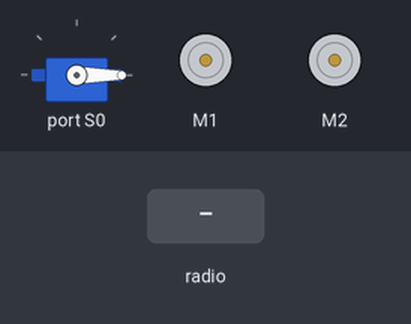
A program run on a simulated BBC micro:bit (MakeCode). Shown: servo, 2 × DC motor (green arrow = forward, orange = backward, longer = faster). The test bench sets the inputs (shaded band).

Above: at 1.2 s.
1.3 s: radio message "1" arrives
At 3.76 s:
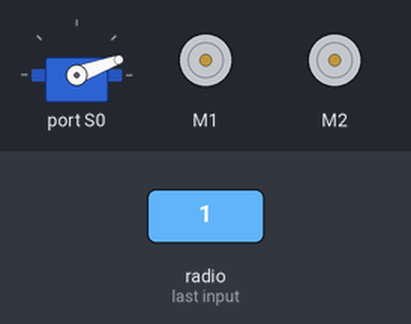
4.3 s: radio message "0" arrives
At 5.4 s:
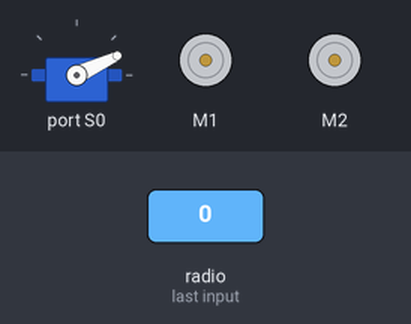
5.8 s: radio message "5" arrives
At 6.2 s:
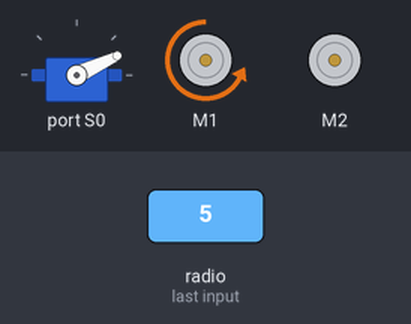
7.3 s: radio message "1" arrives
At 10.1 s:
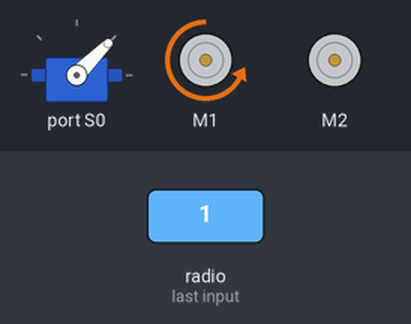
10.3 s: radio message "0" arrives
At 11.0 s:
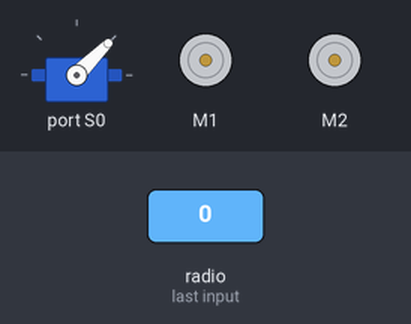
Timing chart, 0 to 12.8 s (numbered marks = the images above; inputs shaded):
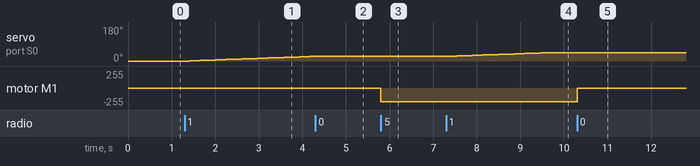

The program:

main.ts
```typescript
radio.onReceivedNumber(function (receivedNumber) {
    I = receivedNumber
})
let v = 0
let I = 0
radio.setGroup(0)
I = 99
wuKong.setServoAngle(wuKong.ServoTypeList._360, wuKong.ServoList.S0, 0)
basic.forever(function () {
    if (I == 1) {
        if (v < 90) {
            v = v + 2
            basic.pause(100)
            wuKong.setServoAngle(wuKong.ServoTypeList._360, wuKong.ServoList.S0, v)
        }
    } else if (I == 2) {
        if (v > 0) {
            v = v - 2
            basic.pause(100)
            wuKong.setServoAngle(wuKong.ServoTypeList._360, wuKong.ServoList.S0, v)
        }
    }
    if (I == 3) {
        wuKong.setMotorSpeed(wuKong.MotorList.M2, 25)
    }
    if (I == 4) {
        wuKong.setMotorSpeed(wuKong.MotorList.M2, -35)
    }
    if (I == 5) {
        wuKong.setMotorSpeed(wuKong.MotorList.M1, -80)
    }
    if (I == 6) {
        wuKong.setMotorSpeed(wuKong.MotorList.M1, 80)
    }
    if (I == 0) {
        wuKong.stopAllMotor()
    }
})
```

test.ts
```typescript
// les tests vont ici ; cela ne sera pas compilé si ce paquet est utilisé en tant qu'extension.
```

Measured:
- after the input at 1.3 s, servo on port S0: moves from 0° to 25° over 2.9 s, starting after 0.10 s
- after the input at 4.3 s, servo on port S0: stays 25° (without the input it goes to 26° after 0.11 s)
- after the input at 5.8 s, motor M1: stopped → backward 204/255 at once
- after the input at 7.3 s, servo on port S0: moves from 25° to 45° over 2.3 s, starting after 0.12 s
- after the input at 10.3 s, motor M1: backward 204/255 → stopped at once
